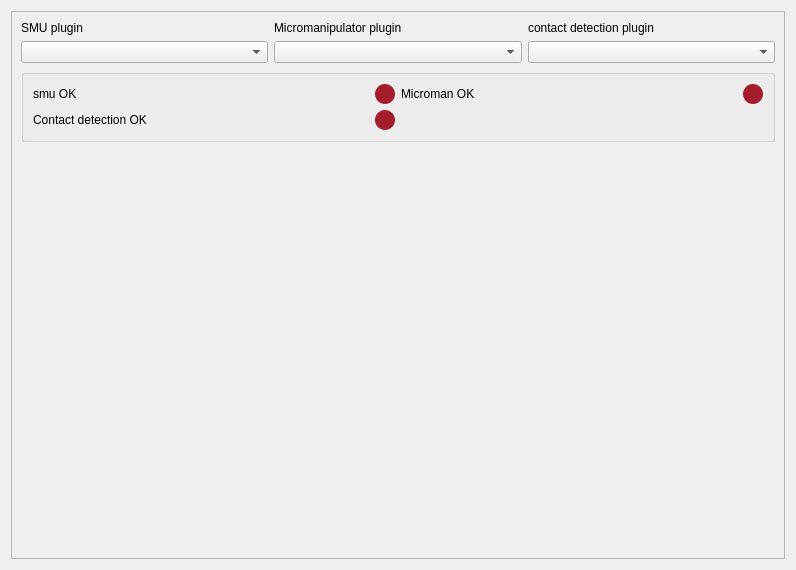
<?xml version="1.0" encoding="UTF-8"?>
<ui version="4.0">
 <class>Form</class>
 <widget class="QWidget" name="Form">
  <property name="geometry">
   <rect>
    <x>0</x>
    <y>0</y>
    <width>796</width>
    <height>570</height>
   </rect>
  </property>
  <property name="sizePolicy">
   <sizepolicy hsizetype="Expanding" vsizetype="Expanding">
    <horstretch>0</horstretch>
    <verstretch>0</verstretch>
   </sizepolicy>
  </property>
  <property name="windowTitle">
   <string>touchDetect settings</string>
  </property>
  <layout class="QGridLayout" name="gridLayout">
   <item row="0" column="0">
    <widget class="QScrollArea" name="scrollArea">
     <property name="widgetResizable">
      <bool>true</bool>
     </property>
     <widget class="QWidget" name="scrollAreaWidgetContents">
      <property name="geometry">
       <rect>
        <x>0</x>
        <y>0</y>
        <width>776</width>
        <height>550</height>
       </rect>
      </property>
      <layout class="QGridLayout" name="gridLayout_3">
       <item row="0" column="0">
        <widget class="QLabel" name="label">
         <property name="text">
          <string>SMU plugin</string>
         </property>
        </widget>
       </item>
       <item row="1" column="0">
        <widget class="QComboBox" name="smuBox">
         <property name="placeholderText">
          <string>no SMU plugins found</string>
         </property>
        </widget>
       </item>
       <item row="1" column="1">
        <widget class="QComboBox" name="micromanipulatorBox">
         <property name="placeholderText">
          <string>no Micromanipulators found</string>
         </property>
        </widget>
       </item>
       <item row="3" column="0">
        <spacer name="verticalSpacer">
         <property name="sizeHint" stdset="0">
          <size>
           <width>20</width>
           <height>264</height>
          </size>
         </property>
        </spacer>
       </item>
       <item row="0" column="2">
        <widget class="QLabel" name="label_3">
         <property name="text">
          <string>contact detection plugin</string>
         </property>
        </widget>
       </item>
       <item row="0" column="1">
        <widget class="QLabel" name="label_2">
         <property name="text">
          <string>Micromanipulator plugin</string>
         </property>
        </widget>
       </item>
       <item row="2" column="0" colspan="3">
        <widget class="QGroupBox" name="groupBox">
         <property name="title">
          <string/>
         </property>
         <layout class="QGridLayout" name="gridLayout_2">
          <item row="0" column="1">
           <widget class="QLabel" name="smuIndicator">
            <property name="maximumSize">
             <size>
              <width>20</width>
              <height>20</height>
             </size>
            </property>
            <property name="styleSheet">
             <string notr="true">border-radius: 10px;
background-color:rgb(165, 29, 45);
min-height: 20px;
min-width: 20px;</string>
            </property>
            <property name="text">
             <string/>
            </property>
           </widget>
          </item>
          <item row="0" column="0">
           <widget class="QLabel" name="mmStatus">
            <property name="text">
             <string>smu OK</string>
            </property>
           </widget>
          </item>
          <item row="2" column="1">
           <widget class="QLabel" name="conIndicator">
            <property name="maximumSize">
             <size>
              <width>20</width>
              <height>20</height>
             </size>
            </property>
            <property name="styleSheet">
             <string notr="true">border-radius: 10px;
background-color:rgb(165, 29, 45);
min-height: 20px;
min-width: 20px;</string>
            </property>
            <property name="text">
             <string/>
            </property>
           </widget>
          </item>
          <item row="0" column="2">
           <widget class="QLabel" name="sampleStatus">
            <property name="text">
             <string>Microman OK</string>
            </property>
           </widget>
          </item>
          <item row="2" column="0">
           <widget class="QLabel" name="pointsStatus">
            <property name="text">
             <string>Contact detection OK</string>
            </property>
           </widget>
          </item>
          <item row="0" column="3">
           <widget class="QLabel" name="mmIndicator">
            <property name="maximumSize">
             <size>
              <width>20</width>
              <height>20</height>
             </size>
            </property>
            <property name="styleSheet">
             <string notr="true">border-radius: 10px;
background-color:rgb(165, 29, 45);
min-height: 20px;
min-width: 20px;</string>
            </property>
            <property name="text">
             <string/>
            </property>
           </widget>
          </item>
         </layout>
        </widget>
       </item>
       <item row="1" column="2">
        <widget class="QComboBox" name="condetBox">
         <property name="placeholderText">
          <string>No condet plugins found</string>
         </property>
        </widget>
       </item>
      </layout>
     </widget>
    </widget>
   </item>
  </layout>
 </widget>
 <resources/>
 <connections/>
</ui>
